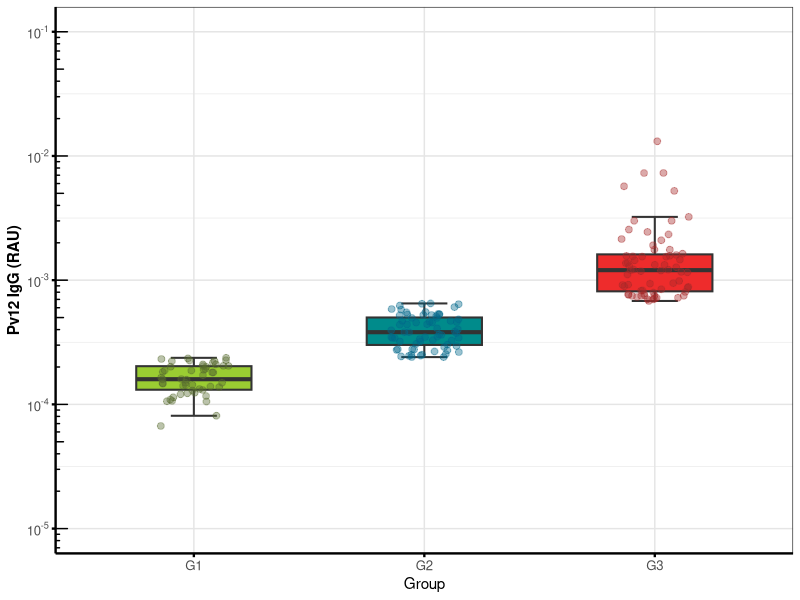
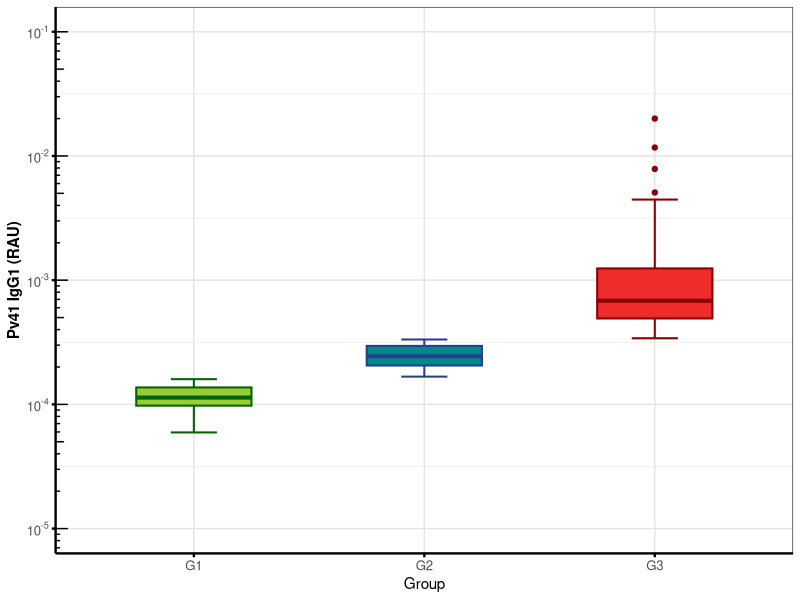
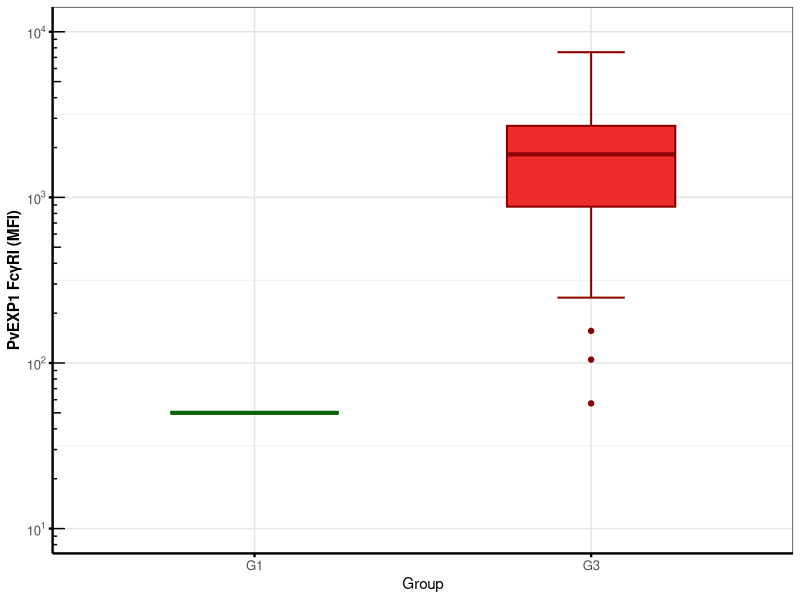
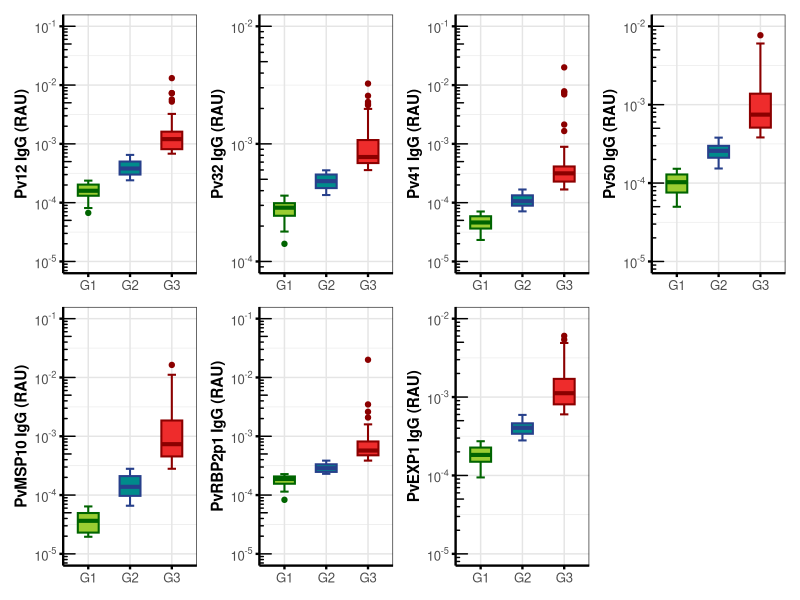
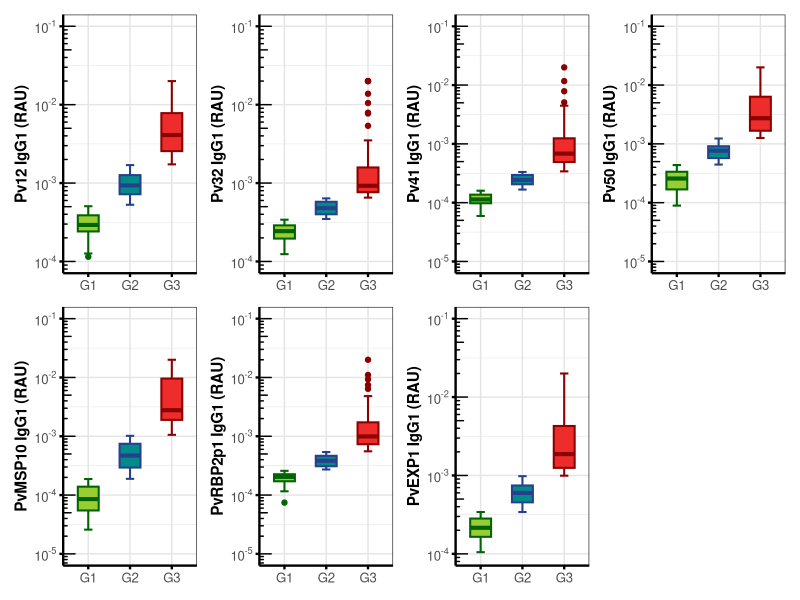
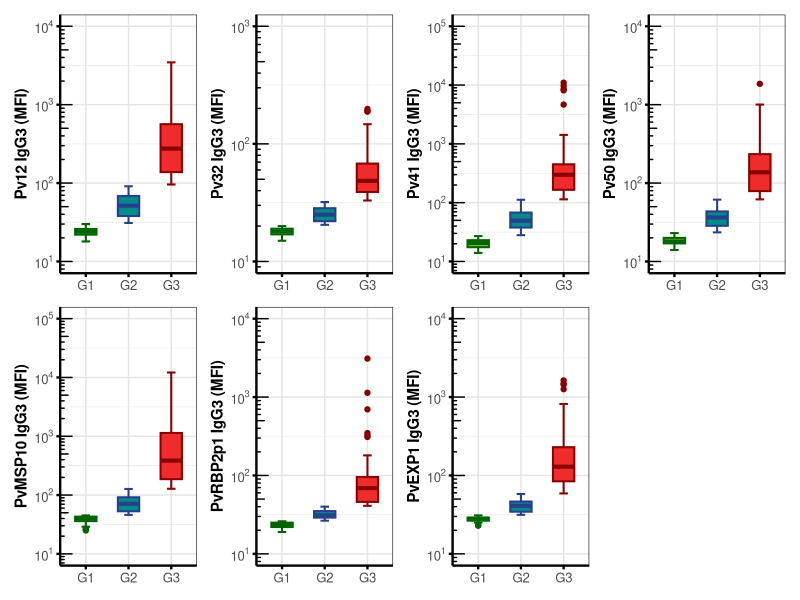
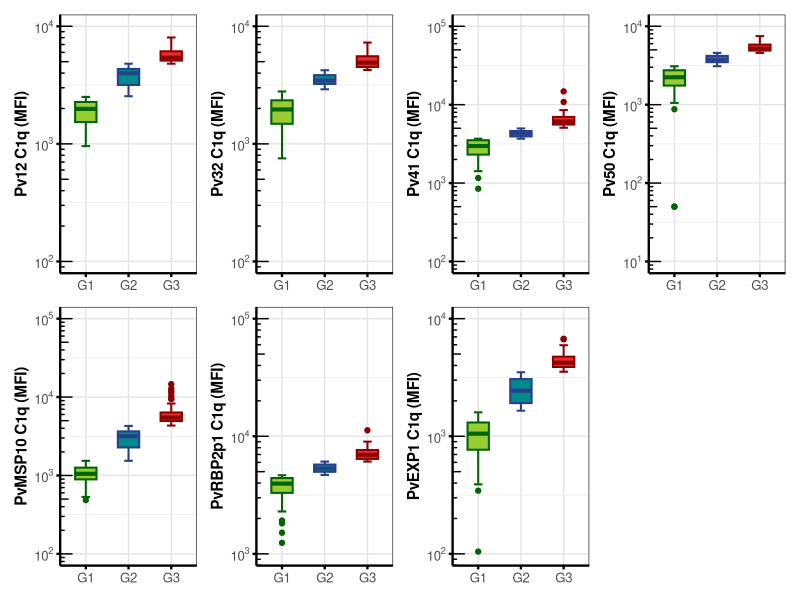
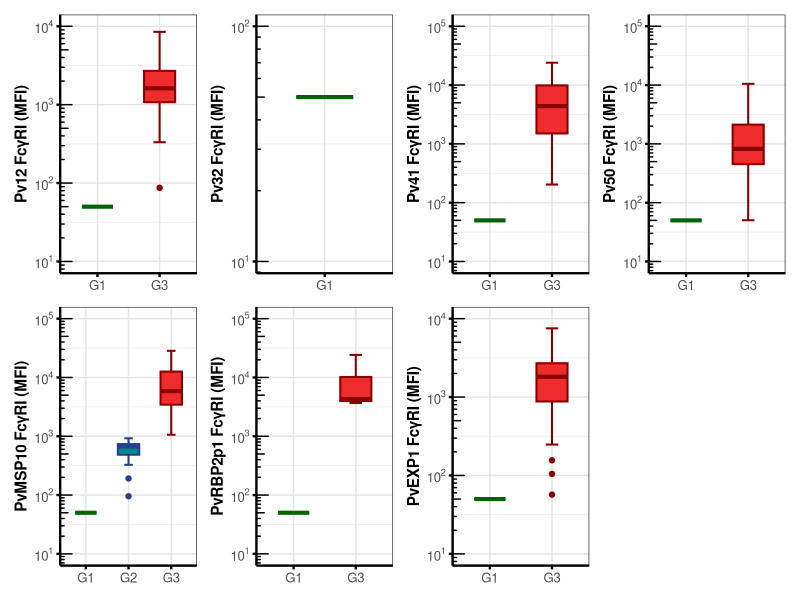

The R script that drew these images, in order:
## Introduction
## Author: Chau Quang (quang.c@wehi.edu.au)
## Purpose: To produce multipanel (4x2) RAU, MFI boxplots of Taka's InSPIRE data

setwd("~/Downloads/data/inspire/R")

# Load required packages --------------------------------------------------
library(ggplot2)
library(dplyr)

# Import data (.csv) ------------------------------------------------------
data_IgG  <- transform(read.csv("data/InSPIRE_IgG_grouped.csv"),  assay = "IgG")
data_IgG1 <- transform(read.csv("data/InSPIRE_IgG1_grouped.csv"), assay = "IgG1")
data_IgG3 <- transform(read.csv("data/InSPIRE_IgG3_grouped.csv"), assay = "IgG3")
data_C1q <- transform(read.csv("data/InSPIRE_C1q_grouped.csv"), assay = "C1q")
data_FcgRI <- transform(read.csv("data/InSPIRE_FcgRI_grouped.csv"), assay = "FcgRI")
data_FcgRII <- transform(read.csv("data/InSPIRE_FcgRII_grouped.csv"), assay = "FcgRII")
data_FcgRIII <- transform(read.csv("data/InSPIRE_FcgRIII_grouped.csv"), assay = "FcgRIII")

## Negative control VBDR datasets
neg_IgG <- transform(read.csv("data/VBDR_IgG_RAU.csv"),  assay = "IgG")
neg_IgG1 <- transform(read.csv("data/VBDR_IgG1_RAU.csv"),  assay = "IgG1")
neg_IgG3 <- transform(read.csv("data/VBDR_IgG3_MFI.csv"),  assay = "IgG3")
neg_C1q <- transform(read.csv("data/VBDR_C1q_MFI-Blank.csv"),  assay = "C1q")
neg_FcgRI <- transform(read.csv("data/VBDR_FcgRI_MFI-Blank.csv"),  assay = "FcgRI")
neg_FcgRII <- transform(read.csv("data/VBDR_FcgRII_MFI.csv"),  assay = "FcgRII")
neg_FcgRIII <- transform(read.csv("data/VBDR_FcgRIII_MFI.csv"),  assay = "FcgRIII")

# Boxplot function --------------------------------------------------------
boxplot_grouped <- function(data, var_name, show_points = TRUE, show_x = TRUE) {
  
  set.seed(42) # to keep jitter position the same
  
  # Clean column names from raw dataset
  antigen <- gsub("_RAU|_MFI", "", var_name)
  assay <- data$assay[1]
  measure <- sub(".*_", "", var_name)
  group_col <- gsub("_RAU|_MFI", "_Group", var_name)
  
  # Change groups from 1, 2, 3 (numeric) to G1, G2, G3 (factor)
  data <- data %>%
    dplyr::mutate(
      group = factor(
        .data[[group_col]],
        levels = c(1,2,3),
        labels = c("G1","G2","G3"))) %>%
    dplyr::filter(
      !is.na(.data[[var_name]]), # only keep non-NA values
      .data[[var_name]] > 0, # only keep positive values ie no negative MFI/RAU
      !is.na(group) # only keep rows with grouping
    )
  
  # y-axis limits
  yvals <- data[[var_name]] # retrieve column with variable want to plot e.g. Pv41_RAU
  ymin <- 10^floor(log10(min(yvals))) # round y-axis min down to nearest integer power of 10 based on min value in column
  ymax <- 10^ceiling(log10(max(yvals))) # round y-axis max up to nearest integer power of 10 based on max value in column
  
  # Toggle x-axis title label
  x_label <- if (show_x) "Group" else NULL
  
  # Adjust y-axis label for FcR plots (unicode)
  y_label <- if (grepl("FcgR", assay)) {
    receptor <- sub("FcgR", "", assay)
    
    paste0(antigen, " Fc\u03B3R", receptor, " (", measure, ")")
  } else {
    paste0(antigen, " ", assay, " (", measure, ")")
  }
  
  # Base boxplot
  p <- ggplot(
    data,
    aes(x = group,
       y = .data[[var_name]],
       fill = group)) +
    labs(x = x_label, 
         y = y_label) +
    theme_bw() +
    theme(
      legend.position = "none",
      panel.grid.major = element_line(color = "grey90", linewidth = 0.5),
      panel.grid.minor = element_line(color = "grey92"),
      axis.line = element_line(color = "black", linewidth = 0.8),
      axis.title.y = element_text(face = "bold"),
      axis.text = element_text(size = 9.5),
      axis.ticks = element_line(linewidth = 0.8, color = "black"),
      plot.margin = margin(5,5,5,5)) +
    ## box fill
    scale_fill_manual(values = c(
      "G1" = "yellowgreen",
      "G2" = "darkcyan",
      "G3" = "firebrick2")) +
    
    ## dynamic log y-scale
    scale_y_log10(
      limits = c(ymin, ymax),
      breaks = 10^(floor(log10(min(yvals))):ceiling(log10(max(yvals)))), # space ticks by 10^integers
      labels = scales::trans_format("log10", scales::math_format(10^.x))) + # show major breaks as 10^x
    annotation_logticks(sides = "l") # add minor ticks in log scale
  
  # Toggle individual data points
  if (show_points) {
    
    p <- p +
      geom_boxplot(
        width = 0.5,
        staplewidth = 0.4,
        linewidth = 0.7,
        outlier.shape = NA) +
      geom_jitter(
        aes(colour = group),
        width = 0.15,
        alpha = 0.4,
        size = 2) +
      ## colour of points only - border black
      scale_colour_manual(values = c(
        "G1" = "darkolivegreen",
        "G2" = "deepskyblue4",
        "G3" = "brown"))
  } 
  else {
    # modify base boxplot
    p <- p +
      geom_boxplot(
        aes(colour = group),
        width = 0.5,
        staplewidth = 0.4,
        linewidth = 0.7
      ) +
      ## box outline colour
      scale_colour_manual(values = c(
        "G1" = "darkgreen",
        "G2" = "royalblue4",
        "G3" = "red4"
      ))
  }
  
  return(p)
}

# Test plots
boxplot_grouped(data_IgG, "Pv12_RAU", show_points = TRUE)
boxplot_grouped(data_IgG1, "Pv41_RAU", show_points = FALSE)
boxplot_grouped(data_FcgRI, "PvEXP1_MFI", show_points = FALSE)

# Multipanel (4x2) --------------------------------------------------------
library(patchwork)

# Define antigen groups for plotting
antigens_RAU <- c("Pv12_RAU", "Pv32_RAU", "Pv41_RAU", "Pv50_RAU", 
                  "PvMSP10_RAU", "PvRBP2p1_RAU", "PvEXP1_RAU")
antigens_MFI <- c("Pv12_MFI", "Pv32_MFI", "Pv41_MFI", "Pv50_MFI", 
                  "PvMSP10_MFI", "PvRBP2p1_MFI", "PvEXP1_MFI")

# RAU
IgG_plots <- lapply(antigens_RAU, function(x) boxplot_grouped(data_IgG, x, show_points = FALSE, show_x = FALSE))
IgG1_plots <- lapply(antigens_RAU, function(x) boxplot_grouped(data_IgG1, x, show_points = FALSE, show_x = FALSE))

# MFI
IgG3_plots <- lapply(antigens_MFI, function(x) boxplot_grouped(data_IgG3, x, show_points = FALSE, show_x = FALSE))
C1q_plots <- lapply(antigens_MFI, function(x) boxplot_grouped(data_C1q, x, show_points = FALSE, show_x = FALSE))
FcgRI_plots <- lapply(antigens_MFI, function(x) boxplot_grouped(data_FcgRI, x, show_points = FALSE, show_x = FALSE))
FcgRII_plots <- lapply(antigens_MFI, function(x) boxplot_grouped(data_FcgRII, x, show_points = FALSE, show_x = FALSE))
FcgRIII_plots <- lapply(antigens_MFI, function(x) boxplot_grouped(data_FcgRIII, x, show_points = FALSE, show_x = FALSE))

# Multipanel plots
wrap_plots(IgG_plots, ncol = 4, nrow = 2)
wrap_plots(IgG1_plots, ncol = 4, nrow = 2)
wrap_plots(IgG3_plots, ncol = 4, nrow = 2)
wrap_plots(C1q_plots, ncol = 4, nrow = 2)
wrap_plots(FcgRI_plots, ncol = 4, nrow = 2)
wrap_plots(FcgRII_plots, ncol = 4, nrow = 2)
wrap_plots(FcgRIII_plots, ncol = 4, nrow = 2)

# Include VBDR negative controls ------------------------------------------
boxplot_grouped <- function(data, var_name, neg_data = NULL, show_points = TRUE, show_x = TRUE, show_neg_ci = FALSE, ci_type = "median") {
  
  set.seed(42)
  
  antigen <- gsub("_RAU|_MFI", "", var_name)
  assay <- data$assay[1]
  measure <- sub(".*_", "", var_name)
  group_col <- gsub("_RAU|_MFI", "_Group", var_name)
  
  # Clean + rename groups
  data <- data |>
    dplyr::mutate(
      group = factor(
        .data[[group_col]],
        levels = c(1,2,3),
        labels = c("G1","G2","G3")
      )
    ) |>
    dplyr::filter(
      !is.na(.data[[var_name]]),
      .data[[var_name]] > 0,
      !is.na(group)
    )
  
  # 1. Extract negative control values if provided
  neg_median <- NULL
  neg_lower <- NULL
  neg_upper <- NULL
  
  if (!is.null(neg_data)) {
    neg_col <- paste0(antigen, "_", assay)
    if (neg_col %in% names(neg_data)) {
      neg_vals <- neg_data[[neg_col]]
      neg_vals <- neg_vals[!is.na(neg_vals) & neg_vals > 0] # Filter out missing/zeros
      if (length(neg_vals) > 0) {
        neg_median <- median(neg_vals)
        
        if (show_neg_ci) {
          if (ci_type == "iqr") {
            # Interquartile Range (25th to 75th percentile)
            quants <- quantile(neg_vals, probs = c(0.25, 0.75))
            neg_lower <- quants[1]
            neg_upper <- quants[2]
          } else if (ci_type == "median") {
            # Statistical 95% CI for the median (Non-parametric)
            tryCatch({
              wt <- wilcox.test(neg_vals, conf.int = TRUE, conf.level = 0.95)
              neg_lower <- wt$conf.int[1]
              neg_upper <- wt$conf.int[2]
            }, error = function(e) {
              neg_lower <- neg_median
              neg_upper <- neg_median
            })
          } else if (ci_type == "percentile") {
            # 95% Data Range (2.5th to 97.5th percentile)
            quants <- quantile(neg_vals, probs = c(0.025, 0.975))
            neg_lower <- quants[1]
            neg_upper <- quants[2]
          } else if (ci_type == "mean") {
            # Standard 95% CI for the Mean
            mean_val <- mean(neg_vals)
            se_val <- sd(neg_vals) / sqrt(length(neg_vals))
            margin <- qt(0.975, df = length(neg_vals) - 1) * se_val
            neg_lower <- mean_val - margin
            neg_upper <- mean_val + margin
          }
        }
      }
    }
  }
  
  # 2. Adjust y-axis limits safely to handle bounds without clipping
  yvals <- data[[var_name]]
  if (!is.null(neg_median)) {
    if (show_neg_ci && !is.null(neg_lower) && !is.null(neg_upper)) {
      yvals <- c(yvals, neg_lower, neg_upper)
    } else {
      yvals <- c(yvals, neg_median)
    }
  }
  yvals <- yvals[yvals > 0 & !is.na(yvals)]
  
  ymin <- 10^floor(log10(min(yvals)))
  ymax <- 10^ceiling(log10(max(yvals)))
  
  x_label <- if (show_x) "Group" else NULL
  
  y_label <- if (grepl("FcgR", assay)) {
    receptor <- sub("FcgR", "", assay)
    paste0(antigen, " Fc\u03B3R", receptor, " (", measure, ")")
  } else {
    paste0(antigen, " ", assay, " (", measure, ")")
  }
  
  # Base Boxplot
  p <- ggplot(
    data,
    aes(x = group,
        y = .data[[var_name]],
        fill = group)) +
    labs(x = x_label, 
         y = y_label) +
    theme_bw() +
    theme(
      legend.position = "none",
      panel.grid.major = element_line(color = "grey90", linewidth = 0.5),
      panel.grid.minor = element_line(color = "grey92"),
      axis.line = element_line(color = "black", linewidth = 0.8),
      axis.title.y = element_text(face = "bold"),
      axis.text = element_text(size = 9.5),
      axis.ticks = element_line(linewidth = 0.8, color = "black"),
      plot.margin = margin(5,5,5,5)) +
    scale_fill_manual(values = c(
      "G1" = "yellowgreen",
      "G2" = "darkcyan",
      "G3" = "firebrick2")) +
    scale_y_log10(
      limits = c(ymin, ymax),
      breaks = 10^(floor(log10(min(yvals))):ceiling(log10(max(yvals)))),
      labels = scales::trans_format("log10", scales::math_format(10^.x))) +
    annotation_logticks(sides = "l")
  
  # 3. Add Negative Control Reference Bands (Drawn underneath the boxplots)
  if (!is.null(neg_median)) {
    if (show_neg_ci && !is.null(neg_lower) && !is.null(neg_upper)) {
      p <- p + annotate("rect", xmin = -Inf, xmax = Inf, 
                        ymin = max(ymin, neg_lower), 
                        ymax = neg_upper, 
                        fill = "grey92", alpha = 0.7)
    }
    p <- p + geom_hline(yintercept = neg_median, linetype = "dotted", color = "grey40", linewidth = 0.8)
  }
  
  # 4. Toggle individual data points & Boxplots
  if (show_points) {
    p <- p +
      geom_boxplot(width = 0.5, staplewidth = 0.4, linewidth = 0.7, outlier.shape = NA) +
      geom_jitter(aes(colour = group), width = 0.15, alpha = 0.4, size = 2) +
      scale_colour_manual(values = c("G1" = "darkolivegreen", "G2" = "deepskyblue4", "G3" = "brown"))
  } else {
    p <- p +
      geom_boxplot(aes(colour = group), width = 0.5, staplewidth = 0.4, linewidth = 0.7) +
      scale_colour_manual(values = c("G1" = "darkgreen", "G2" = "royalblue4", "G3" = "red4"))
  }
  
  return(p)
}

IgG_plots <- lapply(antigens_RAU, function(x) {
  boxplot_grouped(
    data = data_IgG, 
    var_name = x, 
    neg_data = neg_IgG, 
    show_points = FALSE, 
    show_x = FALSE, 
    show_neg_ci = TRUE, 
    ci_type = "iqr")})

IgG1_plots <- lapply(antigens_RAU, function(x) {
  boxplot_grouped(
    data = data_IgG1, 
    var_name = x, 
    neg_data = neg_IgG1, 
    show_points = FALSE, 
    show_x = FALSE, 
    show_neg_ci = TRUE, 
    ci_type = "iqr")})

# MFI Layouts
IgG3_plots <- lapply(antigens_MFI, function(x) {
  boxplot_grouped(data_IgG3, 
                  var_name = x, 
                  neg_data = neg_IgG3, 
                  show_points = FALSE, 
                  show_x = FALSE, 
                  show_neg_ci = TRUE, 
                  ci_type = "iqr")})
C1q_plots <- lapply(antigens_MFI, function(x) {
  boxplot_grouped(data_C1q, 
                  var_name = x, 
                  neg_data = neg_C1q, 
                  show_points = FALSE, 
                  show_x = FALSE, 
                  show_neg_ci = TRUE, 
                  ci_type = "iqr")})
FcgRI_plots <- lapply(antigens_MFI, function(x) {
  boxplot_grouped(data_FcgRI, 
                  var_name = x, 
                  neg_data = neg_FcgRI, 
                  show_points = FALSE, 
                  show_x = FALSE, 
                  show_neg_ci = TRUE, 
                  ci_type = "iqr")})
FcgRII_plots <- lapply(antigens_MFI, function(x) {
  boxplot_grouped(data_FcgRII, 
                  var_name = x, 
                  neg_data = neg_FcgRII, 
                  show_points = FALSE, 
                  show_x = FALSE, 
                  show_neg_ci = TRUE, 
                  ci_type = "iqr")})
FcgRIII_plots <- lapply(antigens_MFI, function(x) {
  boxplot_grouped(data_FcgRIII, 
                  var_name = x, 
                  neg_data = neg_FcgRIII, 
                  show_points = FALSE, 
                  show_x = FALSE, 
                  show_neg_ci = TRUE, 
                  ci_type = "iqr")})

# Multipanel plots
wrap_plots(IgG_plots, ncol = 4, nrow = 2)
wrap_plots(IgG1_plots, ncol = 4, nrow = 2)
wrap_plots(IgG3_plots, ncol = 4, nrow = 2)
wrap_plots(C1q_plots, ncol = 4, nrow = 2)
wrap_plots(FcgRI_plots, ncol = 4, nrow = 2)
wrap_plots(FcgRII_plots, ncol = 4, nrow = 2)
wrap_plots(FcgRIII_plots, ncol = 4, nrow = 2)
